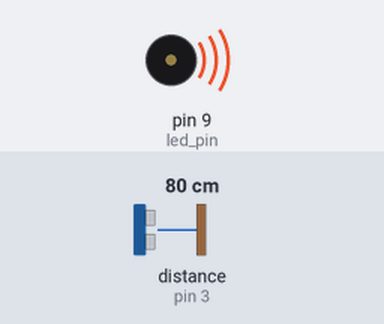
The sketch below on a simulated Arduino Uno, built with avr-gcc and run on an emulated ATmega328P. On the bench: buzzer (waves = sounding). Wiring (inferred from the names in the program): ultrasonic range finder: trigger pin 2; echo pin 3. Inputs (shaded band) come from the test bench; at power-on: distance to the obstacle (sensor on pin 3) 80 cm. The echo pulse lasts 58.3 µs per cm.

Above: at 0.1 s.
Timing chart, 0 to 1.6 s (numbered marks = the images above):
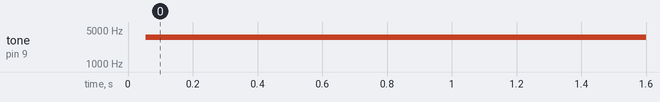

The sketch:

UltrasonicsRangeFinder.ino
```cpp
const int sonar_trigger_pin = 2;
const int sonar_echo_pin = 3;
const int led_pin = 9;

double measure_distance_cm()
{
  // send the sensor a 10 microsecond pulse:
  digitalWrite(sonar_trigger_pin, HIGH);
  delayMicroseconds(10);
  digitalWrite(sonar_trigger_pin, LOW);

  // wait for the pulse to return. The pulse
  // goes from low to HIGH to low, so we specify
  // that we want a HIGH-going pulse below:
  const int pulse_length_um = pulseIn(sonar_echo_pin, HIGH);

  // can't send more than one pulse each 50 ms or
  // we could get interference
  delay(50);

  // convert to centimeters and return
  return static_cast<double>(pulse_length_um) / 58.0;
}


void setup()
{
  pinMode(sonar_trigger_pin,OUTPUT);
  pinMode(sonar_echo_pin,INPUT);
  pinMode(led_pin,OUTPUT);
  //Serial.begin(9600);
}


void loop()
{
  const double current_distance_cm = measure_distance_cm();
  const int current_distance_mm = static_cast<int>(10.0 * current_distance_cm);
  //Serial.println(current_distance_mm);
  //delay(100);
  //analogWrite(led_pin,current_distance_mm);
  tone(led_pin,440.0 * (0.1 *current_distance_cm));
}
```

Measured:
- by itself, tone on pin 9 (led_pin): silent → 3524 Hz at 0.06 s
